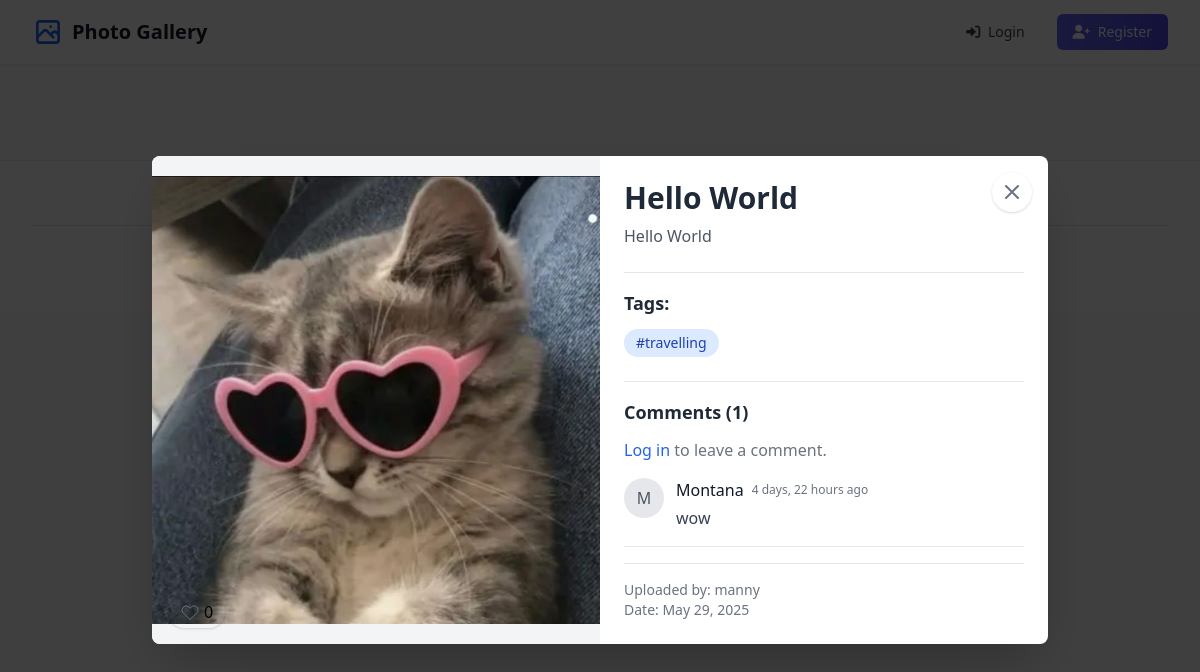
Screenshot of /photo/1/ with the database file from the repository.
### myapp/models.py (models this page shows, shortened)
class Photo(models.Model):
    title = models.CharField(max_length=100)
    description = models.TextField()
    image = models.ImageField(upload_to='photos/')
    tags = models.CharField(max_length=100)
    uploaded_at = models.DateTimeField(auto_now_add=True)
    user = models.ForeignKey('auth.User', on_delete=models.CASCADE, null=True, blank=True)
    likes = models.ManyToManyField('auth.User', related_name='liked_photos', blank=True)
    def total_likes(self):
        return self.likes.count()

class Comment(models.Model):
    photo = models.ForeignKey(Photo, on_delete=models.CASCADE, related_name='comments')
    user = models.ForeignKey('auth.User', on_delete=models.CASCADE)
    text = models.TextField()
    created_at = models.DateTimeField(auto_now_add=True)
    class Meta:
        ordering = ['-created_at']

### myapp/views.py (the view)
# urls.py: path('photo/<int:photo_id>/', views.photo_detail, name='photo_detail'),
def photo_detail(request, photo_id):
    photo = get_object_or_404(Photo, id=photo_id)
    tags = photo.tags.split(",") if photo.tags else []
    comments = photo.comments.all()
    if request.method == 'POST' and request.user.is_authenticated:
        comment_form = CommentForm(request.POST)
        if comment_form.is_valid():
            new_comment = comment_form.save(commit=False)
            new_comment.photo = photo
            new_comment.user = request.user
            new_comment.save()
            return redirect('photo_detail', photo_id=photo.id)
    else:
        comment_form = CommentForm()
    context = {
        'photo': photo,
        'tags': tags,
        'comments': comments,
        'comment_form': comment_form,
        'is_liked': photo.likes.filter(id=request.user.id).exists() if request.user.is_authenticated else False,
    }
    return render(request, 'photo_detail.html', context)

### myapp/templates/photo_detail.html (shortened to what this page needs)
{% extends 'base.html' %}
{% block content %}
<div class="fixed inset-0 bg-black bg-opacity-75 z-50 flex items-center justify-center p-4" id="photoModal">
  <div class="bg-white rounded-lg max-w-4xl w-full max-h-[90vh] overflow-hidden shadow-2xl transform transition-all">
    <button onclick="history.back()" class="absolute top-4 right-4 text-gray-500 hover:text-gray-700 z-10 bg-white rounded-full p-2 shadow">
      <svg xmlns="http://www.w3.org/2000/svg" class="h-6 w-6" fill="none" viewBox="0 0 24 24" stroke="currentColor">
        <path stroke-linecap="round" stroke-linejoin="round" stroke-width="2" d="M6 18L18 6M6 6l12 12" />
      </svg>
    </button>
    <div class="grid md:grid-cols-2 h-full">
      <div class="relative bg-gray-100 flex items-center justify-center overflow-hidden">
        <img
          src="{{ photo.image.url }}"
          alt="{{ photo.title }}"
          class="w-full h-full object-contain max-h-[70vh]"
          loading="lazy"
        >
        <div class="absolute bottom-4 left-4 flex items-center space-x-2">
          {% if user.is_authenticated %}
            <button id="likeButton"
                    class="flex items-center space-x-1 bg-white/80 backdrop-blur-sm rounded-full px-3 py-1 shadow hover:bg-white transition-colors"
                    hx-post="{% url 'like_photo' photo.id %}"
                    hx-target="#likeSection"
                    hx-swap="outerHTML">
              <svg xmlns="http://www.w3.org/2000/svg" class="h-5 w-5 {% if is_liked %}text-red-500 fill-red-500{% else %}text-gray-500{% endif %}" viewBox="0 0 20 20" fill="none" stroke="currentColor">
                <path fill-rule="evenodd" d="M3.172 5.172a4 4 0 015.656 0L10 6.343l1.172-1.171a4 4 0 115.656 5.656L10 17.657l-6.828-6.829a4 4 0 010-5.656z" clip-rule="evenodd" />
              </svg>
              <span id="likeCount">{{ photo.total_likes }}</span>
            </button>
          {% else %}
            <a href="{% url 'login' %}?next={% url 'photo_detail' photo.id %}" class="flex items-center space-x-1 bg-white/80 backdrop-blur-sm rounded-full px-3 py-1 shadow hover:bg-white transition-colors">
              <svg xmlns="http://www.w3.org/2000/svg" class="h-5 w-5 text-gray-500" viewBox="0 0 20 20" fill="none" stroke="currentColor">
                <path fill-rule="evenodd" d="M3.172 5.172a4 4 0 015.656 0L10 6.343l1.172-1.171a4 4 0 115.656 5.656L10 17.657l-6.828-6.829a4 4 0 010-5.656z" clip-rule="evenodd" />
              </svg>
              <span>{{ photo.total_likes }}</span>
            </a>
          {% endif %}
        </div>
      </div>
      <div class="p-6 overflow-y-auto">
        <div class="mb-6">
          <h1 class="text-3xl font-bold text-gray-800 mb-2">{{ photo.title }}</h1>
          <p class="text-gray-600 whitespace-pre-line">{{ photo.description }}</p>
        </div>
        <div class="border-t pt-4">
          <h3 class="text-lg font-semibold text-gray-800 mb-3">Tags:</h3>
          <div class="flex flex-wrap gap-2">
            {% for tag in tags %}
              <a href="{% url 'photos_by_tag' tag %}" class="inline-block bg-blue-100 hover:bg-blue-200 text-blue-800 px-3 py-1 rounded-full text-sm transition-colors">
                {{ tag }}
              </a>
            {% empty %}
              <p class="text-gray-500">No tags</p>
            {% endfor %}
          </div>
        </div>
        <div class="border-t pt-4 mt-6">
          <h3 class="text-lg font-semibold text-gray-800 mb-3">Comments ({{ comments.count }})</h3>
          {% if user.is_authenticated %}
            <form method="POST" class="mb-6">
              {% csrf_token %}
              {{ comment_form.text }}
              <button type="submit" class="mt-2 bg-blue-600 hover:bg-blue-700 text-white px-4 py-2 rounded-md transition-colors">
                Post Comment
              </button>
            </form>
          {% else %}
            <p class="text-gray-500 mb-4">
              <a href="{% url 'login' %}?next={% url 'photo_detail' photo.id %}" class="text-blue-600 hover:underline">Log in</a> to leave a comment.
            </p>
          {% endif %}
          <div class="space-y-4">
            {% for comment in comments %}
              <div class="border-b pb-4 last:border-b-0 last:pb-0">
                <div class="flex items-start space-x-3">
                  <div class="flex-shrink-0">
                    <div class="h-10 w-10 rounded-full bg-gray-200 flex items-center justify-center text-gray-600">
                      {{ comment.user.username|first|upper }}
                    </div>
                  </div>
                  <div>
                    <div class="flex items-center space-x-2">
                      <span class="font-medium text-gray-900">{{ comment.user.username }}</span>
                      <span class="text-xs text-gray-500">{{ comment.created_at|timesince }} ago</span>
                    </div>
                    <p class="text-gray-700 mt-1">{{ comment.text }}</p>
                  </div>
                </div>
              </div>
            {% empty %}
              <p class="text-gray-500">No comments yet. Be the first to comment!</p>
            {% endfor %}
          </div>
        </div>
        <div class="border-t pt-4 mt-4 text-sm text-gray-500">
          <p>Uploaded by: {{ photo.user.username }}</p>
          <p>Date: {{ photo.uploaded_at|date:"F j, Y" }}</p>
        </div>
      </div>
    </div>
  </div>
</div>
{% endblock %}

### myapp/templates/base.html (shortened to what this page needs)
<!DOCTYPE html>
<html lang="en">
<head>
    <link href="https://unpkg.com/tailwindcss@^2/dist/tailwind.min.css" rel="stylesheet">
    <link href="https://cdnjs.cloudflare.com/ajax/libs/font-awesome/6.0.0-beta3/css/all.min.css" rel="stylesheet">
</head>
<body class="min-h-screen bg-gray-50">
    <nav class="bg-white shadow-sm">
        <div class="max-w-7xl mx-auto px-4 sm:px-6 lg:px-8">
            <div class="flex justify-between h-16">
                <div class="flex items-center space-x-8">
                    <a href="{% url 'home' %}" class="flex items-center space-x-2">
                        <span class="text-xl font-semibold text-gray-900 hidden sm:inline">Photo Gallery</span>
                    </a>
                </div>
                <div class="flex items-center space-x-4">
                    {% if user.is_authenticated %}
                        <a href="{% url 'upload_photo' %}" class="hidden md:inline-flex items-center px-4 py-2 border border-transparent text-sm font-medium rounded-md shadow-sm text-white bg-gradient-to-r from-blue-500 to-blue-600 hover:from-blue-600 hover:to-blue-700 transition-all duration-200">
                            <i class="fas fa-cloud-upload-alt mr-2"></i> Upload
                        </a>
                        <a href="{% url 'upload_photo' %}" class="md:hidden text-gray-500 hover:text-gray-700 p-2 rounded-full">
                            <i class="fas fa-cloud-upload-alt text-xl"></i>
                        </a>
                        <div class="relative ml-3">
                            <div class="flex items-center space-x-2 cursor-pointer group" id="user-menu-button">
                                {% if user.profile.image %}
                                    <img class="h-8 w-8 rounded-full object-cover" src="{{ user.profile.image.url }}" alt="{{ user.username }}">
                                {% else %}
                                    <div class="h-8 w-8 rounded-full bg-gray-200 flex items-center justify-center">
                                        <i class="fas fa-user text-gray-500"></i>
                                    </div>
                                {% endif %}
                                <span class="text-gray-700 font-medium hidden md:inline group-hover:text-blue-600">{{ user.username }}</span>
                            </div>
                            <div class="hidden origin-top-right absolute right-0 mt-2 w-48 rounded-md shadow-lg py-1 bg-white ring-1 ring-black ring-opacity-5 focus:outline-none z-10" id="user-menu">
                                <a href="{% url 'profile' %}" class="block px-4 py-2 text-sm text-gray-700 hover:bg-gray-100">
                                    <i class="fas fa-user-circle mr-2"></i> Your Profile
                                </a>
                                <a href="{% url 'logout' %}" class="block px-4 py-2 text-sm text-gray-700 hover:bg-gray-100">
                                    <i class="fas fa-sign-out-alt mr-2"></i> Logout
                                </a>
                            </div>
                        </div>
                    {% else %}
                        <a href="{% url 'login' %}" class="px-4 py-2 rounded-md text-sm font-medium text-gray-700 hover:text-blue-600 transition duration-150">
                            <i class="fas fa-sign-in-alt mr-1"></i> Login
                        </a>
                        <a href="{% url 'register' %}" class="px-4 py-2 rounded-md text-sm font-medium text-white bg-gradient-to-r from-indigo-500 to-indigo-600 hover:from-indigo-600 hover:to-indigo-700 transition-all duration-200">
                            <i class="fas fa-user-plus mr-1"></i> Register
                        </a>
                    {% endif %}
                </div>
            </div>
        </div>
    </nav>
    <main class="max-w-7xl mx-auto py-6 sm:px-6 lg:px-8">
        {% block content %}{% endblock %}
    </main>
    <footer class="bg-white border-t border-gray-200 mt-12">
        <div class="max-w-7xl mx-auto py-8 px-4 sm:px-6 lg:px-8">
            <div class="mt-8 pt-8 border-t border-gray-200 text-center">
                <p class="text-gray-500 text-sm">
                </p>
            </div>
        </div>
    </footer>
</body>
</html>

### myapp/templates/photo_detail.html (style rules this page uses)
#photoModal { animation: fadeIn 0.3s ease-out; }

### rows the page displays
Photo: image (picture), total_likes "0", title "Hello World", description "Hello World", tags "#travelling", count "1", user.username "manny", uploaded_at "May 29, 2025"
Comment: user.username|first "M", user.username "Montana", created_at "4 days, 22 hours", text "wow"
